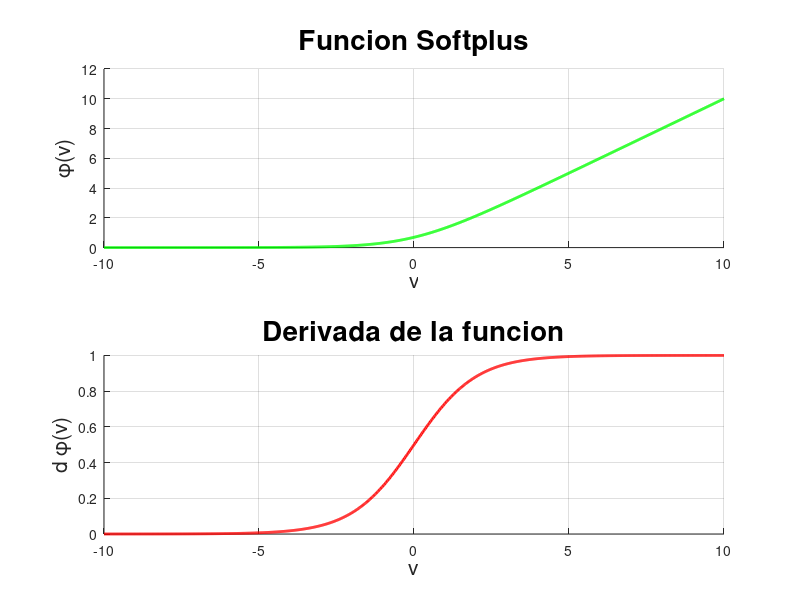

Reproduce this figure in MATLAB.
% Ian Mu;oz Nu;ez - Funcion 'Softplus'

close all
clear
clc

v = linspace(-10, 10, 1000); % Variable independiente

a = 1; % Parametro que determina la pendiente de la funcion
y = log(1 + exp(a*v)); % Funcion o variable dependiente
dy = 1./(1 + exp(-a*v)); % Derivada de la funcion

figure(1)

subplot(2,1,1)
hold on
grid on

plot(v, y, 'g-', 'LineWidth', 2)
title("Funcion Softplus", 'FontSize', 20)
xlabel('v', 'FontSize', 15)
ylabel('\phi(v)', 'FontSize', 15)

subplot(2,1,2)
hold on
grid on

plot(v, dy, 'r-', 'LineWidth', 2)
title("Derivada de la funcion", 'FontSize', 20)
xlabel('v', 'FontSize', 15)
ylabel('d \phi(v)', 'FontSize', 15)

